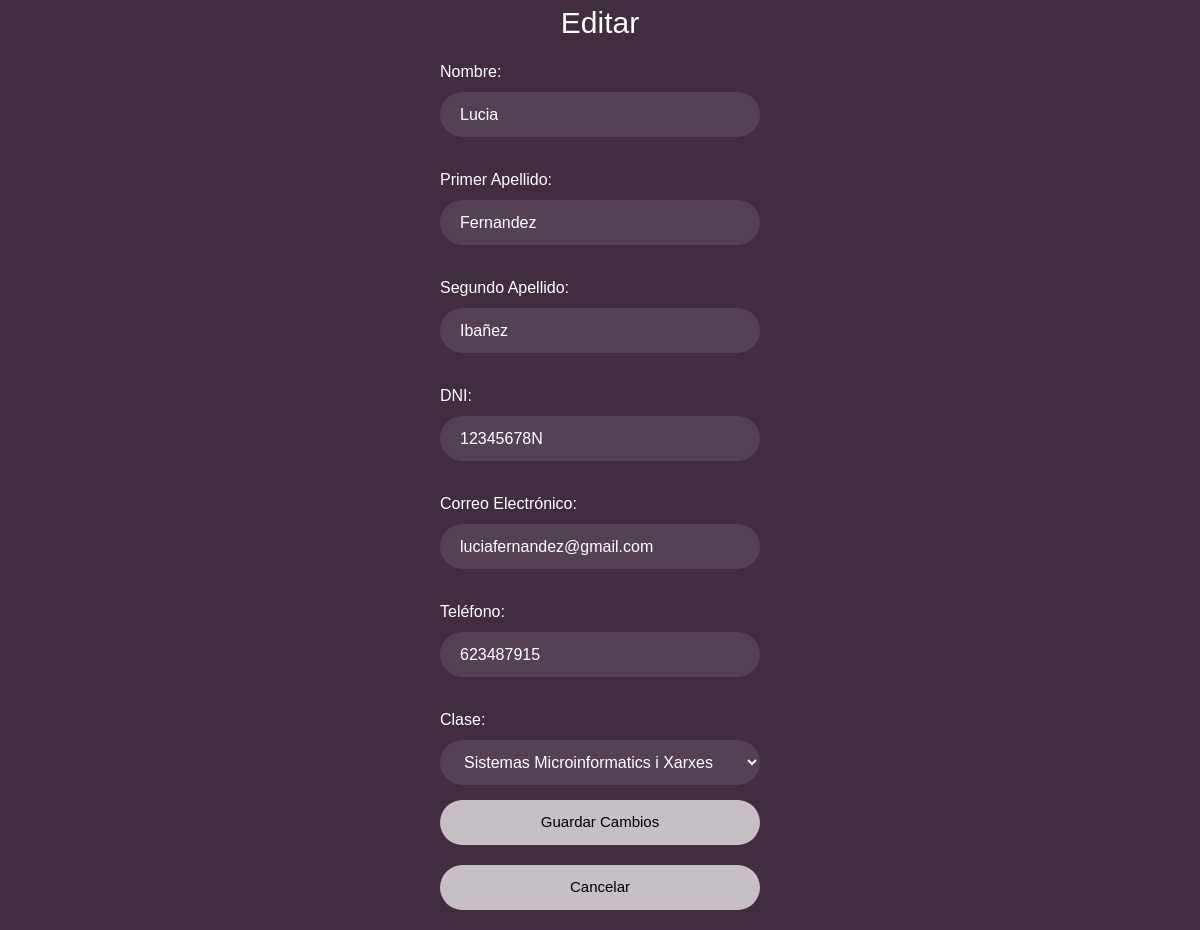
The page /forms/form_editar.php?id_alumno=2&tabla=alumnos (signed in) on the database its author committed.
### tables this page shows
create table if not exists tbl_alumno(
    id_alumno int not null auto_increment,
    nom_alu varchar(50) not null,
    apellido1_alu varchar(50) not null,
    apellido2_alu varchar(50) not null,
    dni_alum char(9) not null,
    email_alum varchar(50),
    telf_alum char(9),
    id_clase int not null,
    primary key(id_alumno),
    foreign key(id_clase) references tbl_clase(id_clase)
);

### forms/form_editar.php (the view, shortened to what this page needs)
<?php
require_once '../conexion/conexion.php';
if ((isset($_GET['id_alumno']) || isset($_GET['id_profesor'])) && isset($_GET['tabla'])) {
    $id = isset($_GET['id_alumno']) ? $_GET['id_alumno'] : $_GET['id_profesor'];
    $tabla = $_GET['tabla'];
    if ($tabla == 'alumnos' && isset($_GET['id_alumno'])) {
        $consulta = $pdo->prepare('SELECT * FROM tbl_alumno WHERE id_alumno = :id');
    } elseif ($tabla == 'profesores' && isset($_GET['id_profesor'])) {
        $consulta = $pdo->prepare('SELECT * FROM tbl_profesor WHERE id_profesor = :id');
    } else {
        header('Location: ../view/tablas.php?tabla=alumnos');
        exit();
    }
    $consulta->execute(['id' => $id]);
    $datos = $consulta->fetch(PDO::FETCH_ASSOC);
} else {
    header('Location: ../view/tablas.php?tabla=alumnos');
    exit();
}
?>
<!DOCTYPE html>
<html lang="es">
<head>
    <link href="https://stackpath.bootstrapcdn.com/bootstrap/4.5.2/css/bootstrap.min.css" rel="stylesheet">
    <link rel="stylesheet" href="../css/style.css">
</head>
<body class="login-body">
                        <form action="../acciones/editar.php" method="POST">
                            <div class="box">
                                <div class="container-login">
                                    <div class="top-header">
                                        <header class="header-login btn-login">Editar</header>
                                    </div>
                                    <div class="input-field">
                                        <label for="nombre">Nombre:</label>
                                        <input type="text" class="input" id="nombre" name="nombre" value="<?php echo $datos['nom_' . ($tabla == 'profesores' ? 'prof' : 'alu')]; ?>" oninput="validarNombre()" required>
                                    </div>
                                    <div class="input-field">
                                        <label for="apellido1">Primer Apellido:</label>
                                        <input type="text" class="input" id="apellido1" name="apellido1" value="<?php echo $datos['apellido1_' . ($tabla == 'profesores' ? 'prof' : 'alu')]; ?>" oninput="validarApellido1()" required>
                                    </div>
                                    <div class="input-field">
                                        <label for="apellido2">Segundo Apellido:</label>
                                        <input type="text" class="input" id="apellido2" name="apellido2" value="<?php echo $datos['apellido2_' . ($tabla == 'profesores' ? 'prof' : 'alu')]; ?>" oninput="validarApellido2()" required>
                                    </div>
                                    <div class="input-field">
                                        <label for="dni">DNI:</label>
                                        <input type="text" class="input" id="dni" name="dni" value="<?php echo $datos['dni_' . ($tabla == 'profesores' ? 'prof' : 'alum')]; ?>" oninput="validarDNI()" required>
                                    </div>
                                    <div class="input-field">
                                        <label for="email">Correo Electrónico:</label>
                                        <input type="email" class="input" id="email" name="email" value="<?php echo $datos['email_' . ($tabla == 'profesores' ? 'prof' : 'alum')]; ?>" oninput="validarEmail()">
                                    </div>
                                    <div class="input-field">
                                        <label for="telefono">Teléfono:</label>
                                        <input type="tel" class="input" id="telefono" name="telefono" value="<?php echo $datos['telf_' . ($tabla == 'profesores' ? 'prof' : 'alum')]; ?>" oninput="validarNumero()">
                                    </div>
                                    <?php if ($tabla == 'alumnos'): ?>
                                    <div class="input-field">
                                        <label for="clase">Clase:</label>
                                        <select class="input" id="clase" name="clase" required>
                                            <option value="1" <?php if ($datos['id_clase'] == 1) echo 'selected'; ?>>Sistemas Microinformatics i Xarxes</option>
                                        </select>
                                    </div>
                                    <?php endif; ?>
                                    <button type="submit" class="submit">Guardar Cambios</button>
                                    <form action="../view/tablas.php">
                                        <button type="submit" class="submit" >Cancelar</button>
                                    </form>
                                </div>
                            </div>
                        </form>
</body>
</html>

### css/style.css (style rules this page uses)
.login-body { background-color: #412c40; }
.box { display: flex; justify-content: center; align-items: center; min-height: 90vh; }
.container-login { width: 350px; padding: 0 15px; display: flex; flex-direction: column; }
.header-login { color: #fff; font-size: 30px; text-align: center; margin-bottom: 15px; }
.input-field { margin-bottom: 15px; }
.input-field .input { height: 45px; width: 100%; border: none; outline: none; border-radius: 30px; color: #fff; padding: 0 20px; background: rgba(255, 255, 255, 0.1); }
.input option { color: black; background-color: white; }
.submit { border: none; border-radius: 30px; font-size: 15px; height: 45px; outline: none; width:100%; background: rgba(255, 255, 255, 0.7); cursor: pointer; transition: background-color 0.3s, box-shadow 0.3s; margin-bottom: 20px; }
label { color: white; }
body { font-family: Arial, sans-serif; margin: 0; padding: 0; background-color: #f4f4f4; }

### rows shown on the page
tbl_alumno: nombre "Lucia", apellido1 "Fernandez", apellido2 "Ibañez", dni "12345678N", email "luciafernandez@gmail.com", telefono "623487915", clase "Sistemas Microinformatics i Xarxes"
